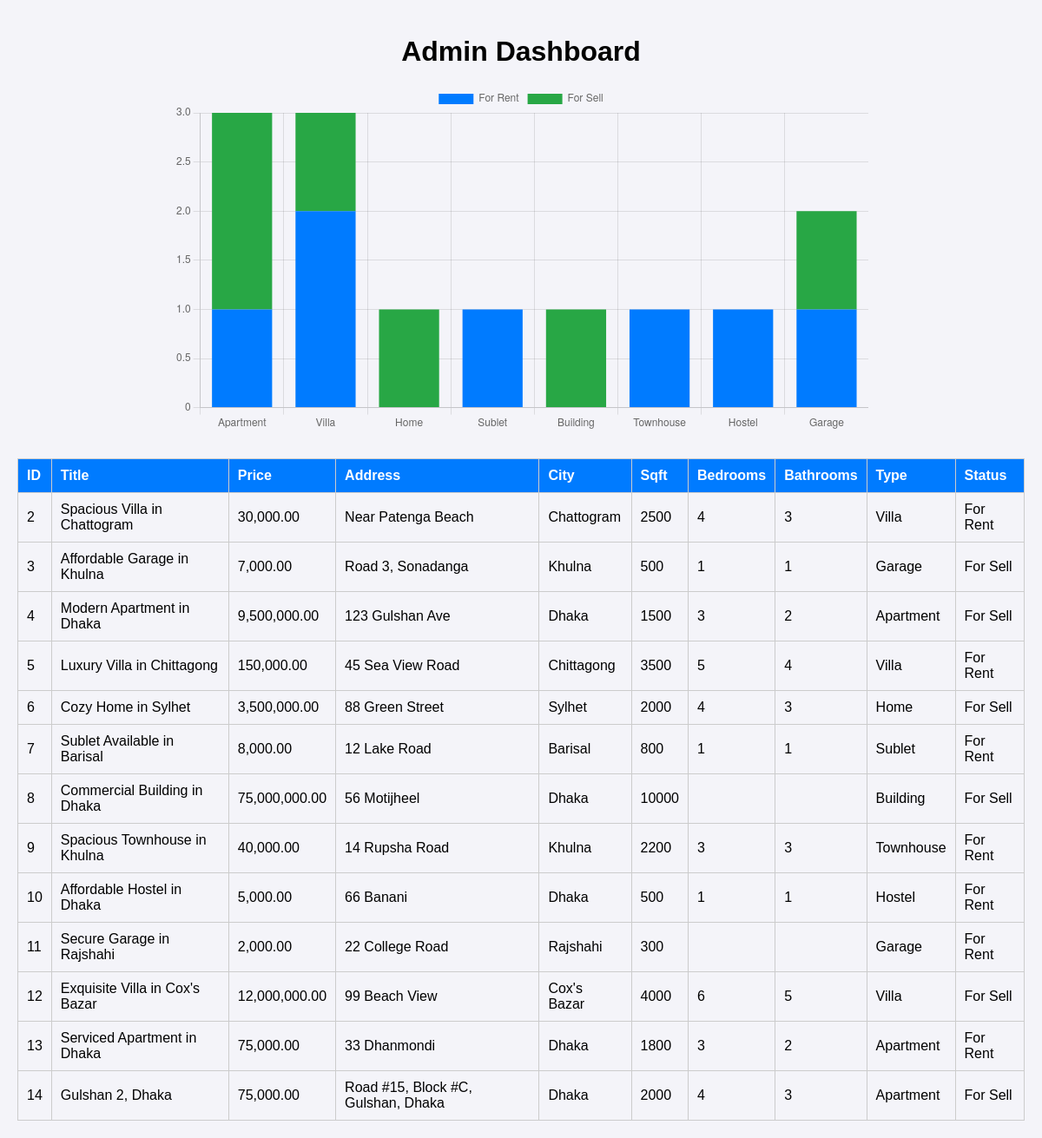
Screenshot of /admin/dashboard.php (signed in) with the database file from the repository.
### tables this page shows
CREATE TABLE `Listing` (
  `id` int(11) NOT NULL,
  `type` enum('Apartment','Villa','Home','Sublet','Building','Townhouse','Hostel','Garage') NOT NULL,
  `status` enum('For Sell','For Rent') NOT NULL,
  `title` varchar(255) NOT NULL,
  `price` decimal(10,2) NOT NULL,
  `address` varchar(255) NOT NULL,
  `city` varchar(100) NOT NULL,
  `country` varchar(100) NOT NULL,
  `sqft` int(11) NOT NULL,
  `bedrooms` int(11) DEFAULT NULL,
  `bathrooms` int(11) DEFAULT NULL,
  `image_url` varchar(2083) DEFAULT NULL,
  `created_at` timestamp NOT NULL DEFAULT current_timestamp(),
  `updated_at` timestamp NOT NULL DEFAULT current_timestamp() ON UPDATE current_timestamp(),
  `buyerContact` varchar(15) NOT NULL,
  `Description` varchar(500) NOT NULL
);

### admin/dashboard.php (the view, shortened to what this page needs)
<?php
include '../config.php';
$chartDataQuery = "
    SELECT type, status, COUNT(*) as count
    FROM Listing
    GROUP BY type, status
";
$result = $conn->query($chartDataQuery);
$chartData = [];
while ($row = $result->fetch_assoc()) {
    $chartData[] = $row;
}
$propertiesResult = $conn->query("SELECT id, title, price, address, city, sqft, bedrooms, bathrooms, type, status FROM Listing");
$properties = $propertiesResult->fetch_all(MYSQLI_ASSOC);
?>
<!DOCTYPE html>
<html lang="en">
<head>
</head>
<body>
    <h1>Admin Dashboard</h1>
    <canvas id="propertyChart" width="800" height="400"></canvas>
    <table>
        <thead>
            <tr>
                <th>ID</th>
                <th>Title</th>
                <th>Price</th>
                <th>Address</th>
                <th>City</th>
                <th>Sqft</th>
                <th>Bedrooms</th>
                <th>Bathrooms</th>
                <th>Type</th>
                <th>Status</th>
            </tr>
        </thead>
        <tbody>
            <?php if ($properties): ?>
                <?php foreach ($properties as $property): ?>
                    <tr>
                        <td><?= htmlspecialchars($property['id']) ?></td>
                        <td><?= htmlspecialchars($property['title']) ?></td>
                        <td><?= htmlspecialchars(number_format($property['price'], 2)) ?></td>
                        <td><?= htmlspecialchars($property['address']) ?></td>
                        <td><?= htmlspecialchars($property['city']) ?></td>
                        <td><?= htmlspecialchars($property['sqft']) ?></td>
                        <td><?= htmlspecialchars($property['bedrooms']) ?></td>
                        <td><?= htmlspecialchars($property['bathrooms']) ?></td>
                        <td><?= htmlspecialchars($property['type']) ?></td>
                        <td><?= htmlspecialchars($property['status']) ?></td>
                    </tr>
                <?php endforeach; ?>
            <?php else: ?>
                <tr>
                    <td colspan="10">No properties found.</td>
                </tr>
            <?php endif; ?>
        </tbody>
    </table>
    <script>
        // Prepare data for Chart.js
        const chartData = <?= json_encode($chartData) ?>;
        // Process data for chart
        const types = [...new Set(chartData.map(data => data.type))]; // Unique property types
        const statuses = ['For Rent', 'For Sell']; // Predefined statuses
        const dataset = statuses.map(status => ({
            label: status,
            backgroundColor: status === 'For Rent' ? '#007bff' : '#28a745',
            data: types.map(type => {
                const entry = chartData.find(data => data.type === type && data.status === status);
                return entry ? entry.count : 0;
            }),
        }));
        // Create the chart
        const ctx = document.getElementById('propertyChart').getContext('2d');
        new Chart(ctx, {
            type: 'bar',
            data: {
                labels: types,
                datasets: dataset,
            },
            options: {
                responsive: true,
                plugins: {
                    legend: {
                        position: 'top',
                    },
                },
                scales: {
                    x: {
                        stacked: true,
                    },
                    y: {
                        stacked: true,
                        beginAtZero: true,
                    },
                },
            },
        });
    </script>
</body>
</html>

### admin/dashboard.php (style rules this page uses)
body { font-family: Arial, sans-serif; background-color: #f4f4f9; margin: 0; padding: 20px; }
h1 { text-align: center; margin-bottom: 20px; }
canvas { display: block; margin: 0 auto; }
table { width: 100%; border-collapse: collapse; margin-top: 30px; }
table, th, td { border: 1px solid #ccc; }
th, td { padding: 10px; text-align: left; }
th { background-color: #007bff; color: white; }

### rows the page displays
listing: id "2", title "Spacious Villa in Chattogram", price "30,000.00", address "Near Patenga Beach", city "Chattogram", sqft "2500", bedrooms "4", bathrooms "3", type "Villa", status "For Rent"
listing: id "3", title "Affordable Garage in Khulna", price "7,000.00", address "Road 3, Sonadanga", city "Khulna", sqft "500", bedrooms "1", bathrooms "1", type "Garage", status "For Sell"
listing: id "4", title "Modern Apartment in Dhaka", price "9,500,000.00", address "123 Gulshan Ave", city "Dhaka", sqft "1500", bedrooms "3", bathrooms "2", type "Apartment", status "For Sell"
listing: id "5", title "Luxury Villa in Chittagong", price "150,000.00", address "45 Sea View Road", city "Chittagong", sqft "3500", bedrooms "5", bathrooms "4", type "Villa", status "For Rent"
listing: id "6", title "Cozy Home in Sylhet", price "3,500,000.00", address "88 Green Street", city "Sylhet", sqft "2000", bedrooms "4", bathrooms "3", type "Home", status "For Sell"
listing: id "7", title "Sublet Available in Barisal", price "8,000.00", address "12 Lake Road", city "Barisal", sqft "800", bedrooms "1", bathrooms "1", type "Sublet", status "For Rent"
listing: id "8", title "Commercial Building in Dhaka", price "75,000,000.00", address "56 Motijheel", city "Dhaka", sqft "10000", type "Building", status "For Sell"
listing: id "9", title "Spacious Townhouse in Khulna", price "40,000.00", address "14 Rupsha Road", city "Khulna", sqft "2200", bedrooms "3", bathrooms "3", type "Townhouse", status "For Rent"
listing: id "10", title "Affordable Hostel in Dhaka", price "5,000.00", address "66 Banani", city "Dhaka", sqft "500", bedrooms "1", bathrooms "1", type "Hostel", status "For Rent"
listing: id "11", title "Secure Garage in Rajshahi", price "2,000.00", address "22 College Road", city "Rajshahi", sqft "300", type "Garage", status "For Rent"
listing: id "12", title "Exquisite Villa in Cox's Bazar", price "12,000,000.00", address "99 Beach View", city "Cox's Bazar", sqft "4000", bedrooms "6", bathrooms "5", type "Villa", status "For Sell"
listing: id "13", title "Serviced Apartment in Dhaka", price "75,000.00", address "33 Dhanmondi", city "Dhaka", sqft "1800", bedrooms "3", bathrooms "2", type "Apartment", status "For Rent"
listing: id "14", title "Gulshan 2, Dhaka", price "75,000.00", address "Road #15, Block #C, Gulshan, Dhaka", city "Dhaka", sqft "2000", bedrooms "4", bathrooms "3", type "Apartment", status "For Sell"
